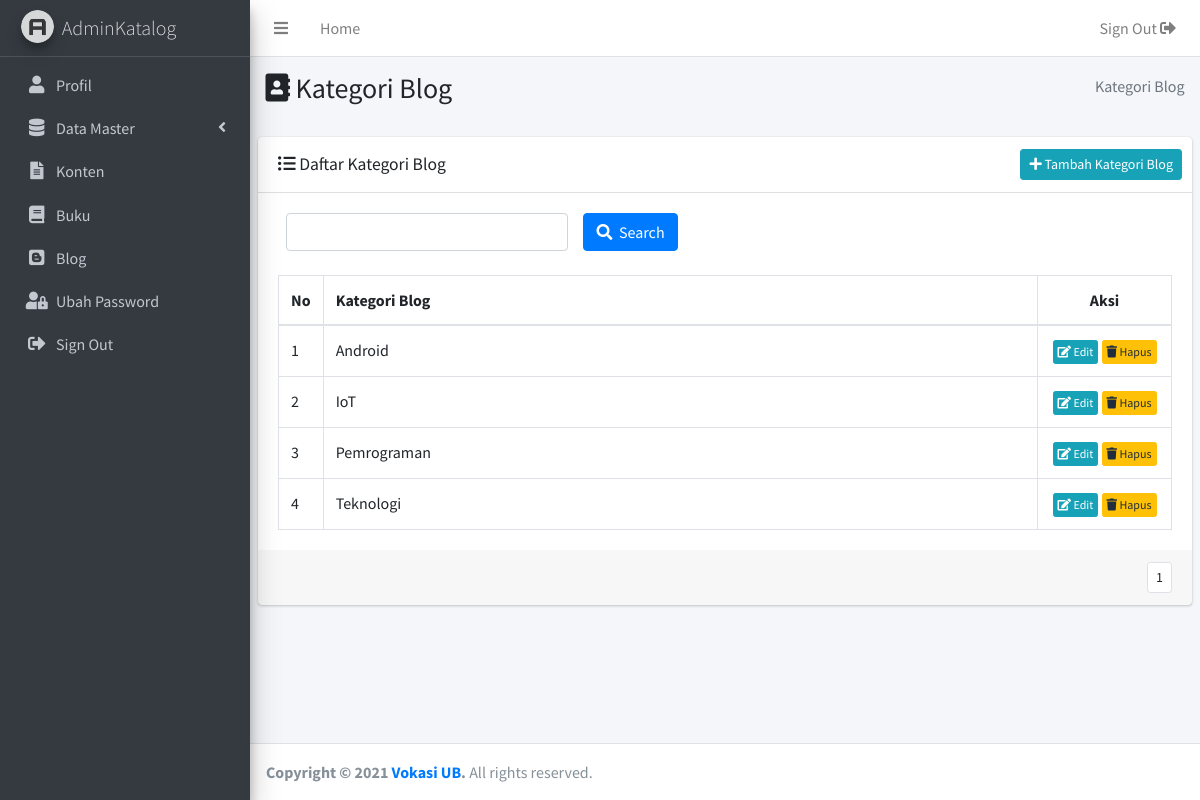
The app's page /admin/kategoriblog.php (signed in) with its own data.
### tables this page shows
CREATE TABLE `kategori_blog` (
  `id_kategori_blog` int(11) NOT NULL,
  `kategori_blog` varchar(50) DEFAULT NULL
);

### admin/kategoriblog.php (the view, shortened to what this page needs)
<?php
  include('../koneksi/koneksi.php');
?>
<!DOCTYPE html>
<html>
<head>
<?php include("includes/head.php") ?>
</head>
<body class="hold-transition sidebar-mini layout-fixed">
<div class="wrapper">
<?php include("includes/header.php") ?>
  <?php include("includes/sidebar.php") ?>
  <div class="content-wrapper">
    <section class="content-header">
      <div class="container-fluid">
        <div class="row mb-2">
          <div class="col-sm-6">
            <h3><i class="fas fa-address-book"></i> Kategori Blog</h3>
          </div>
          <div class="col-sm-6">
            <ol class="breadcrumb float-sm-right">
              <li class="breadcrumb-item active"> Kategori Blog</li>
            </ol>
          </div>
        </div>
      </div>
    </section>
    <section class="content">
            <div class="card">
              <div class="card-header">
                <h3 class="card-title" style="margin-top:5px;"><i class="fas fa-list-ul"></i> Daftar  Kategori Blog</h3>
                <div class="card-tools">
                  <a href="tambahkategoriblog.php" class="btn btn-sm btn-info float-right">
                  <i class="fas fa-plus"></i> Tambah  Kategori Blog</a>
                </div>
              </div>
              <div class="card-body">
              <div class="col-md-12">
                  <form method="" action="">
                    <div class="row">
                        <div class="col-md-4 bottom-10">
                          <input type="text" class="form-control" id="kata_kunci" name="katakunci">
                        </div>
                        <div class="col-md-5 bottom-10">
                          <button type="submit" class="btn btn-primary">
                          <i class="fas fa-search"></i>&nbsp; Search</button>
                        </div>
                    </div>
                  </form>
                </div><br>
                <table class="table table-bordered">
                  <thead>
                    <tr>
                      <th width="5%">No</th>
                      <th width="80%">Kategori Blog</th>
                      <th width="15%"><center>Aksi</center></th>
                    </tr>
                  </thead>
                  <tbody>
                    <?php
                    $batas = 5;
                    if(!isset($_GET['halaman'])){
                      $posisi = 0;
                    }else{
                      $halaman = $_GET['halaman'];
                      $posisi = ($halaman-1) * $batas;
                    }
                    $sql_k = "SELECT `id_kategori_blog`,`kategori_blog`FROM `kategori_blog` ";
                    if (isset($_GET["katakunci"])){
                      $katakunci = $_GET["katakunci"];
                    }else {
                      $katakunci = "";
                    }
                    $sql_k .= " where `kategori_blog` LIKE '%$katakunci%'";
                    $sql_k .= " ORDER BY `kategori_blog` limit $posisi, $batas ";
                    $query_k = mysqli_query($koneksi,$sql_k);
                    $no = $posisi+1;
                    while($data_k = mysqli_fetch_row($query_k)){
                       $id_kategori_blog = $data_k[0];
                       $kategori_blog = $data_k[1];
                    ?>
                    <tr>
                       <td><?php echo $no;?></td>
                       <td><?php echo $kategori_blog;?></td>
                       <td align="center">
                       <a href="editkategoriblog.php?data=<?php echo $id_kategori_blog;?>"
                       class="btn btn-xs btn-info"><i class="fas fa-edit"></i> Edit</a>
                       <a href="javascript:if(confirm('Anda yakin ingin menghapus data <?php echo $kategori_blog; ?>
                       ?'))window.location.href = 'kategoriblog.php?aksi=hapus&data=<?php echo $id_kategori_blog;?>
                       &notif=hapusberhasil'"  class="btn btn-xs btn-warning">
                       <i class="fas fa-trash"></i> Hapus</a>
                      </td>
                    </tr>
                    <?php $no++;}?>
                  </tbody>
                </table>
              </div>
              <?php
                include("includes/pagination.php")
              ?>
            </div>
    </section>
  </div>
  <?php include("includes/footer.php") ?>
</div>
</body>
</html>

### admin/includes/head.php (style rules this page uses)
.card-body { overflow-x:auto; }
tbody tr td { max-width: 500px;white-space: nowrap; overflow: hidden;text-overflow: ellipsis; }

### records on screen
kategori_blog: kategori_blog "Android"
kategori_blog: kategori_blog "IoT"
kategori_blog: kategori_blog "Pemrograman"
kategori_blog: kategori_blog "Teknologi"
